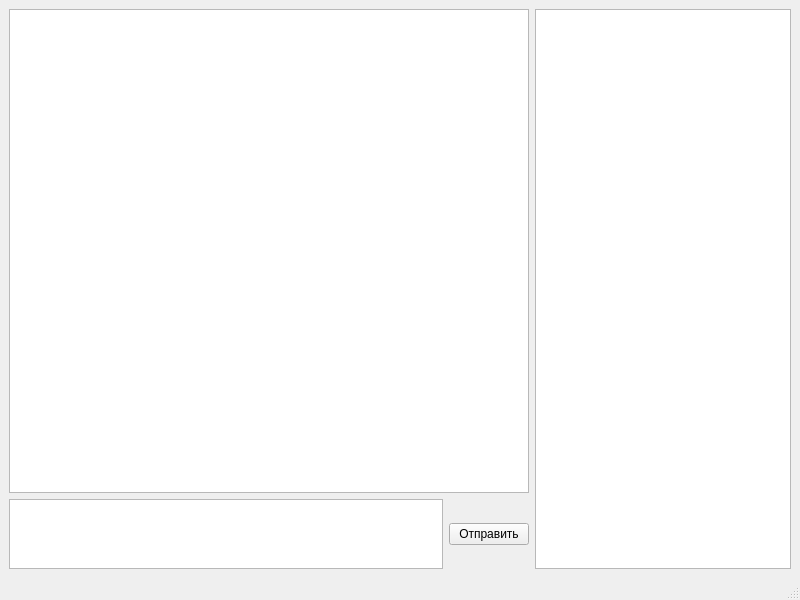
<?xml version="1.0" encoding="UTF-8"?>
<ui version="4.0">
 <class>MainWindow</class>
 <widget class="QMainWindow" name="MainWindow">
  <property name="geometry">
   <rect>
    <x>0</x>
    <y>0</y>
    <width>800</width>
    <height>600</height>
   </rect>
  </property>
  <property name="windowTitle">
   <string>MainWindow</string>
  </property>
  <widget class="QWidget" name="centralwidget">
   <layout class="QHBoxLayout" name="horizontalLayout_2" stretch="1,0">
    <item>
     <layout class="QVBoxLayout" name="verticalLayout" stretch="1,0">
      <item>
       <widget class="QListView" name="listViewDialog"/>
      </item>
      <item>
       <layout class="QHBoxLayout" name="horizontalLayout">
        <item>
         <widget class="QTextEdit" name="textEditMessage">
          <property name="sizePolicy">
           <sizepolicy hsizetype="Expanding" vsizetype="Maximum">
            <horstretch>0</horstretch>
            <verstretch>0</verstretch>
           </sizepolicy>
          </property>
         </widget>
        </item>
        <item>
         <widget class="QPushButton" name="pushButton">
          <property name="sizePolicy">
           <sizepolicy hsizetype="Minimum" vsizetype="Maximum">
            <horstretch>0</horstretch>
            <verstretch>0</verstretch>
           </sizepolicy>
          </property>
          <property name="text">
           <string>Отправить</string>
          </property>
         </widget>
        </item>
       </layout>
      </item>
     </layout>
    </item>
    <item>
     <widget class="QListWidget" name="listWidgetUsers"/>
    </item>
   </layout>
  </widget>
  <widget class="QMenuBar" name="menubar">
   <property name="geometry">
    <rect>
     <x>0</x>
     <y>0</y>
     <width>800</width>
     <height>21</height>
    </rect>
   </property>
  </widget>
  <widget class="QStatusBar" name="statusbar"/>
 </widget>
 <resources/>
 <connections/>
</ui>
